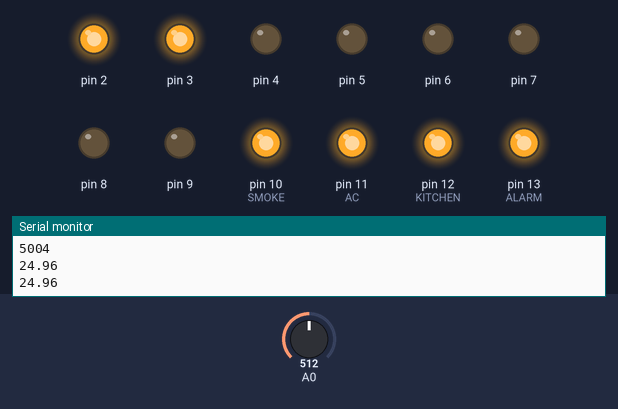
A sketch run on a simulated Arduino Uno, built with avr-gcc and run on an emulated ATmega328P. On the bench: output pins drawn as LEDs (lit = HIGH), the last lines printed to the serial monitor. Inputs (shaded band) come from the test bench; at power-on: A0 = 512. Pins used as bus, display or sensor lines are not drawn.

Above: at 5.8 s.
5.9 s: A0 set to 511
At 12.5 s:
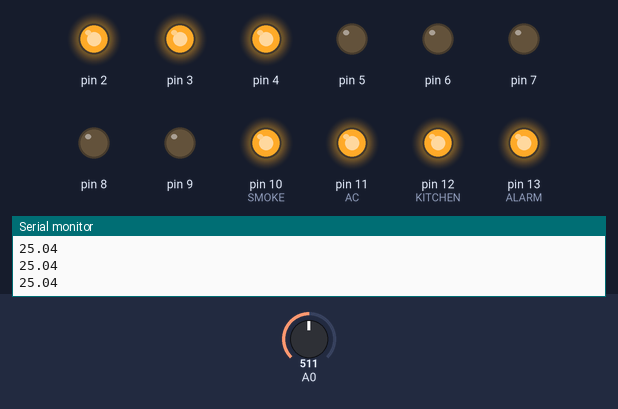
13.5 s: A0 set to 306
At 21.4 s:
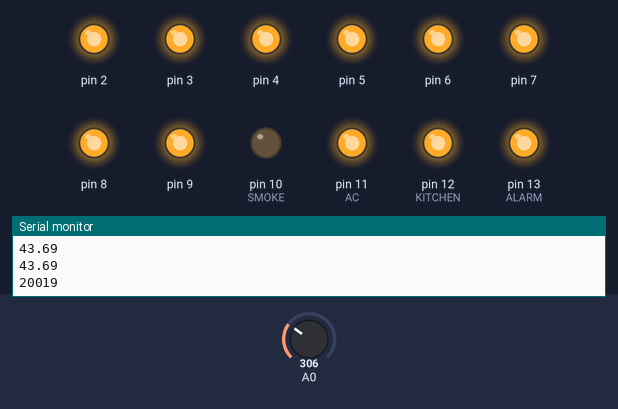
27.0 s: A0 set to 0
At 35.7 s:
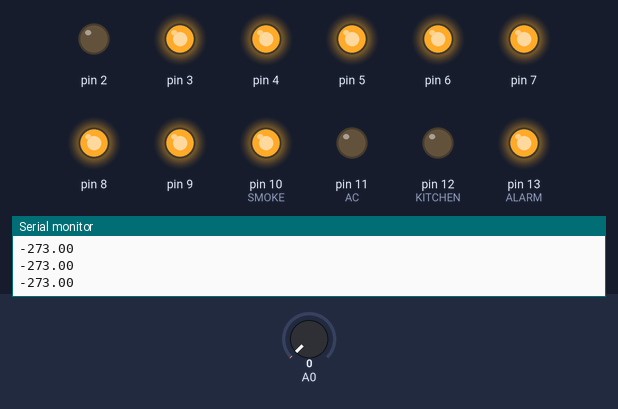
37.8 s: A0 set to 31
At 44.5 s:
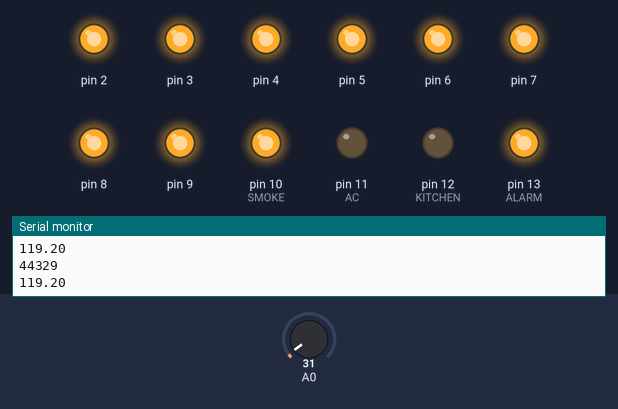
Timing chart, 0 to 44.8 s (numbered marks = the images above; inputs shaded):
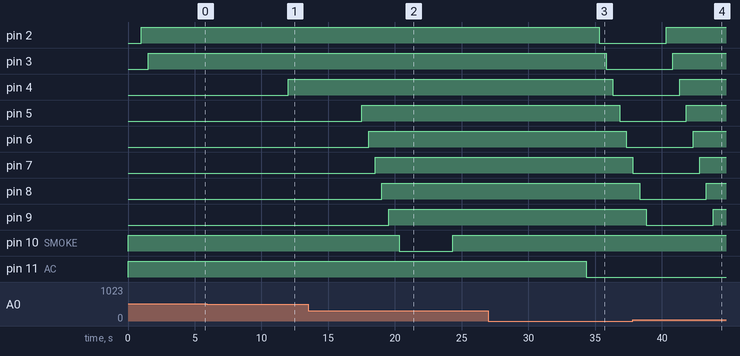

The sketch:

quest_kk_box.ino
```cpp
#include <math.h>
#define TERMIST_B 4300

#define VIN 5.0
#define FIRST_LED_PIN 0
#define LED_COUNT 10
#define SMOKE 10
#define AC 11
#define KITCHEN 12
#define ALARM 13

int correct = 0;

void setup()
{
  for (int i = 0; i < LED_COUNT; ++i) {
pinMode(i + FIRST_LED_PIN, OUTPUT);
  }
  Serial.begin(9600);
  pinMode(SMOKE, OUTPUT);
  pinMode(ALARM, OUTPUT);
  pinMode(KITCHEN, OUTPUT);
  pinMode(AC, OUTPUT);
  digitalWrite(AC, 1);
  digitalWrite(SMOKE, 1);
  digitalWrite(ALARM, 1);
  digitalWrite(KITCHEN, 1);
}

void loop()
{
  // вычисляем температуру в °С с помощью магической формулы.
  // Используем при этом не целые числа, а вещественные. Их ещё
  // называют числами с плавающей (англ. float) точкой. В
  // выражениях с вещественными числами обязательно нужно явно
  // указывать дробную часть у всех констант. Иначе дробная
  // часть результата будет отброшена

   float voltage = analogRead(A0) * VIN / 1023.0;
   float r1 = voltage / (VIN - voltage);


   float temperature = 1./( 1./(TERMIST_B)*log(r1)+1./(25. + 273.) ) - 273;

  for (int i = 0; i < LED_COUNT; ++i) {
    // при 21°С должен гореть один сегмент, при 22°С — два и
    // т.д. Определяем должен ли гореть i-й
    boolean enableSegment = (temperature >= 21+i);
    digitalWrite(i + FIRST_LED_PIN, enableSegment);
    Serial.println(temperature);
    delay(500);

  }
  Serial.println(millis());
   if(millis() >= 600000) {
      digitalWrite(AC, 0);
  }
    if ( temperature >= 30 and correct == 0){   //Включение реле при температуре 30С
      delay(300);
      digitalWrite(SMOKE, 0);
      delay(4000);
      digitalWrite(SMOKE, 1);
      digitalWrite(ALARM, 0);
      digitalWrite(KITCHEN, 0);
      delay(10000);
      digitalWrite(ALARM, 1);
      digitalWrite(AC, 0);
      correct = 1;

    } else {
      digitalWrite(SMOKE, 1);
      digitalWrite(ALARM, 1);
    }
    if(correct == 1) {

    }
}
```

Measured:
- the behaviour switches between 512 and 511 on A0 (found by bisection; images 0 and 1)
- after the input at 5.9 s, pin 4: LOW → HIGH after 6.1 s
- after the input at 13.5 s, pin 5: LOW → HIGH after 4.0 s; pin 6: LOW → HIGH after 4.5 s; pin 7: LOW → HIGH after 5.0 s; pin 8: LOW → HIGH after 5.5 s; pin 9: LOW → HIGH after 6.0 s
- after the input at 27.0 s, pin 2: HIGH → LOW after 8.3 s; pin 3: HIGH → LOW after 8.8 s; pin 4: HIGH → LOW after 9.3 s; pin 5: HIGH → LOW after 9.8 s; pin 6: HIGH → LOW after 10.3 s
- after the input at 37.8 s, pin 2: LOW → HIGH after 2.5 s; pin 3: LOW → HIGH after 3.0 s; pin 4: LOW → HIGH after 3.5 s; pin 5: LOW → HIGH after 4.0 s; pin 6: LOW → HIGH after 4.5 s
